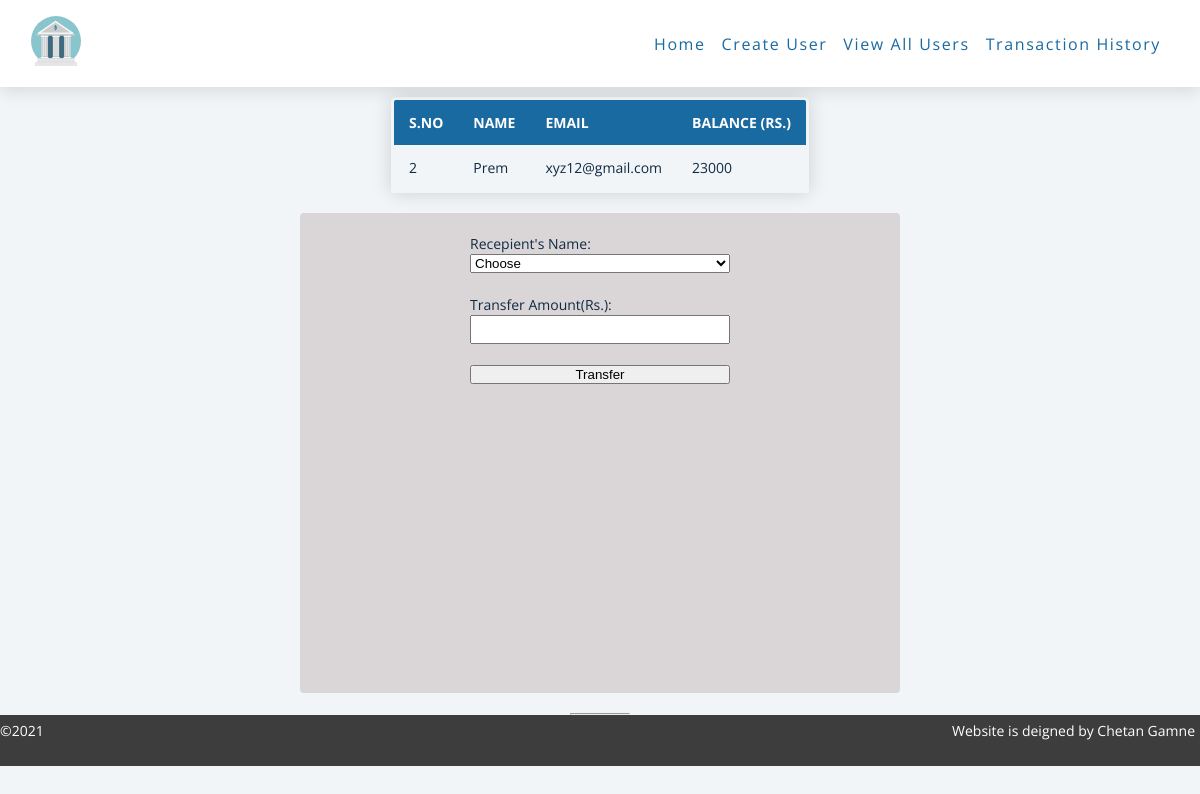
Screenshot of /transfer.php?sno=2 with the database file from the repository.
### tables this page shows
CREATE TABLE `customers` (
  `sno` int(3) NOT NULL,
  `name` text NOT NULL,
  `email` varchar(22) NOT NULL,
  `phone` varchar(10) NOT NULL,
  `Balance` int(10) NOT NULL,
  `date` datetime NOT NULL DEFAULT current_timestamp()
);

### transfer.php (the view, shortened to what this page needs)
<?php include 'navbar.php';
?>
<?php
    include 'config.php';
?>
<!DOCTYPE html>
<html lang="en">
<head>
    <link rel="stylesheet" href="css/transfer.css">
</head>
<body>
    <?php
    $sid=$_GET['sno'];
    $sql="SELECT * FROM customers WHERE sno='$sid'";
    $result=$conn->query($sql);
    $row=mysqli_fetch_assoc($result);
     ?>
<table>
    <thead>
    <tr>
        <th>S.NO</th>
        <th>NAME</th>
        <th>EMAIL</th>
        <th>BALANCE (RS.)</th>
    </thead>
    <tr>
        <td data-label="S.NO"><?php echo $row['sno'];?></td>
        <td data-label="Name"><?php echo $row['name'];?></td>
        <td data-label="EMAIL"><?php echo $row['email'];?></td>
        <td data-label="BALANCE"><?php echo $row['Balance'];?></td>
    </tr>
    </table>
    <div class="form">
    <form method="post">
        Recepient's Name:
        <br>
        <select id="user" name="user">
            <option value="" selected disabled>Choose</option>
        </select>
        <br>
        Transfer Amount(Rs.):
        <br>
        <input type="text" name="amount" required>
        <br>
        <input type="submit"  name="submit" value="Transfer">
    </form>
</div>
    <?php include 'footer.php'; ?>
</body>
</html>

### css/styles.css (style rules this page uses)
body { font-family: "Open Sans", sans-serif; background: hsl(210, 36%, 96%); color: hsl(209, 61%, 16%); line-height: 1.5; font-size: 0.875rem; }

### css/transfer.css (style rules this page uses)
table { max-width: 50%; max-height: 90%; margin: 10px auto; border-collapse: collapse; border: 3px solid black; border-radius: 5px 5px 0 0; overflow: hidden; box-shadow: 0 0 20px rgba(0, 0, 0, 0.15); }
table tr th { background-color: hsl(205, 72%, 37%); color: white; text-align: left; font-weight: bold; }
th,td { padding: 12px 15px; }
.form { background-color: rgb(218, 214, 215); border-radius: 4px; max-width: 50%; margin: auto; margin-top: 20px; margin-bottom: 20px; height: 60vh; }
form { padding: 20px; max-width: 50%; max-height: 50%; margin: auto; display: flex; flex-direction: column; }
form input[name="amount"] { padding: 5px 0; }

### rows the page displays
customers: sno "2", name "Prem", email "xyz12@gmail.com", Balance "23000"
